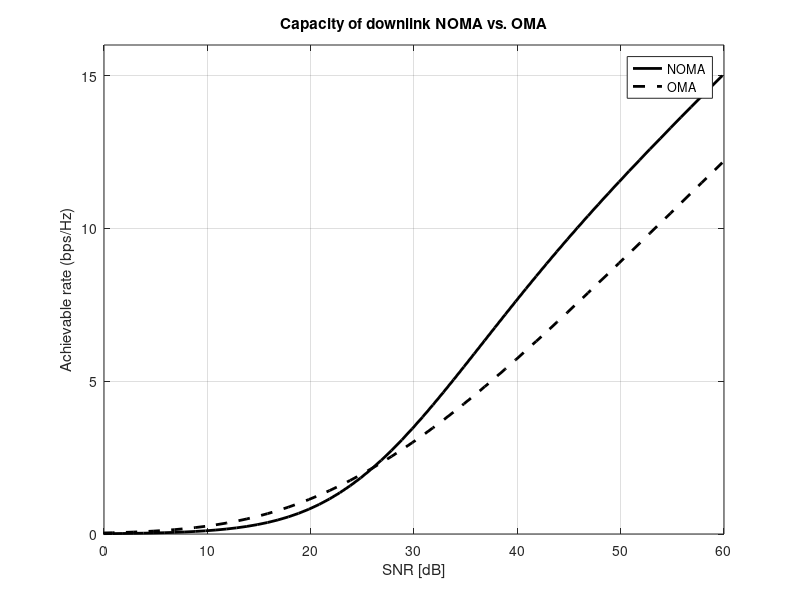
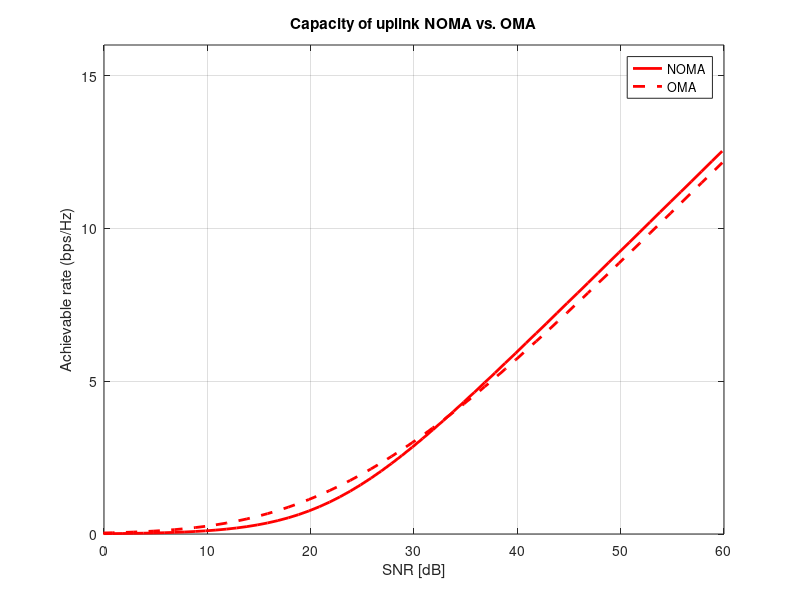

The MATLAB source for these figures, in order:
% Initialization
clc; clear all; close all;

% Define the variation range of the transmitted power in dB
Pt_dB = -114 : -54;

% The coressponding transmitted power in linear scale
pt = 10.^(Pt_dB/10);
%pt = db2pow(Pt_dB);

% Define the number of channel realization
N = 1e4;

% Define the distances between the users and base station
d1=6; d2=3; d3=2;

% Define the pass loss exponent
eta = 4;

%Generate the Rayleigh fading channel coefficients for each user with pass loss exponent
h1 = sqrt(d1^-eta)*(randn(N,1) + j*randn(N,1))/sqrt(2);
h2 = sqrt(d2^-eta)*(randn(N,1) + j*randn(N,1))/sqrt(2);
h3 = sqrt(d3^-eta)*(randn(N,1) + j*randn(N,1))/sqrt(2);

% Estime the channel gains for each user
g1 = (abs(h1)).^2;
g2 = (abs(h2)).^2;
g3 = (abs(h3)).^2;

% Defien the value of the bandwidth
BW=1e9;

% Estime the noise power
no = 1.38064852e-23 * 300 * BW; % in watt
No = 10*log10(no); % in dB

SNR_dB = Pt_dB - No;

% First Fixed power allocation coefficients
%a1 = 0.75; a2 = a1 * (1-a1); a3 = 1-(a1+a2);

% Second Fixed power allocation coefficients
d= (d1^2)+(d2^2)+(d3^2);
a1 = (d1^2)/d; a2 = (d2^2)/d; a3 = (d3^2)/d;

% Inintialization of the capacity calculation
C_NOMA = zeros(1, length(pt));
C_OMA = zeros(1, length(pt));

for k=1:length(pt)
% Downlink NOMA Capacity Calculation
C_NOMA_1_d = log2(1 + a1*pt(k)*g1./(a2*pt(k)*g1 + a3*pt(k)*g1 + no));% User 1
C_NOMA_2_d = log2(1 + a2*pt(k)*g2./(a3*pt(k)*g2+no)); % User 2
C_NOMA_3_d = log2(1 + a3*pt(k)*g3/no); % User 3
C_NOMA_sum_d(k) = mean(C_NOMA_1_d+C_NOMA_2_d+C_NOMA_3_d);

% Downlink/Uplink OMA Capacity Calculation
C_OMA_1_u_d = (1/3)*log2(1 + pt(k)*g1/no); % User 1
C_OMA_2_u_d = (1/3)*log2(1 + pt(k)*g2/no); % User 2
C_OMA_3_u_d = (1/3)*log2(1 + pt(k)*g3/no); % User 3
C_OMA_sum_u_d(k) = mean(C_OMA_1_u_d + C_OMA_2_u_d + C_OMA_3_u_d);

% Uplink NOMA Capacity Calculation
C_NOMA_1_u = log2(1 + a1*pt(k)*g1./(a2*pt(k)*g2+a3*pt(k)*g3+no));%User 1
C_NOMA_2_u = log2(1 + a2*pt(k)*g2./(a3*pt(k)*g3+no));%User 2
C_NOMA_3_u = log2(1 + a3*pt(k)*g3/no);
C_NOMA_sum_u(k) = mean(C_NOMA_1_u+C_NOMA_2_u+C_NOMA_3_u);
end
figure
plot(SNR_dB , C_NOMA_sum_d, '-k', 'linewidth',2); hold on
plot(SNR_dB , C_OMA_sum_u_d, '--k', 'linewidth',2); hold on
xlabel('SNR [dB]');
ylabel('Achievable rate (bps/Hz)');
legend('NOMA','OMA')
title('Capacity of downlink NOMA vs. OMA')
grid
axis([0 60 0 16])

figure
plot(SNR_dB , C_NOMA_sum_u, '-r', 'linewidth',2); hold on
plot(SNR_dB , C_OMA_sum_u_d, '--r', 'linewidth',2); hold on
xlabel('SNR [dB]');
ylabel('Achievable rate (bps/Hz)');
legend('NOMA','OMA')
title('Capacity of uplink NOMA vs. OMA')
grid
axis([0 60 0 16])

